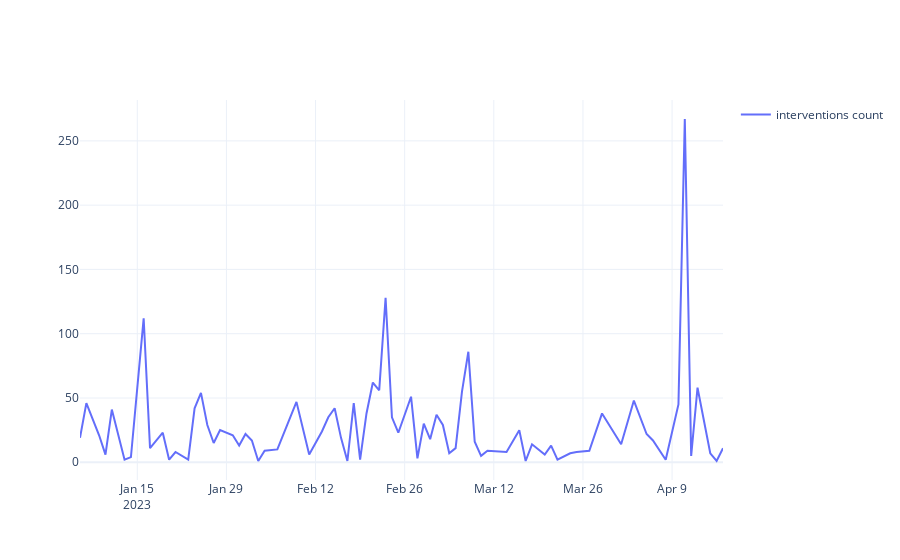

Notebook cell for this chart:
### Markdown cell above
All users interventions count

### Code cell
fig = FigureBuilder(chat).user_interventions_count_linechart(title=None, xlabel=None, all_users=True)
py.plot(fig, filename='All users interventions count', auto_open=False)
fig
